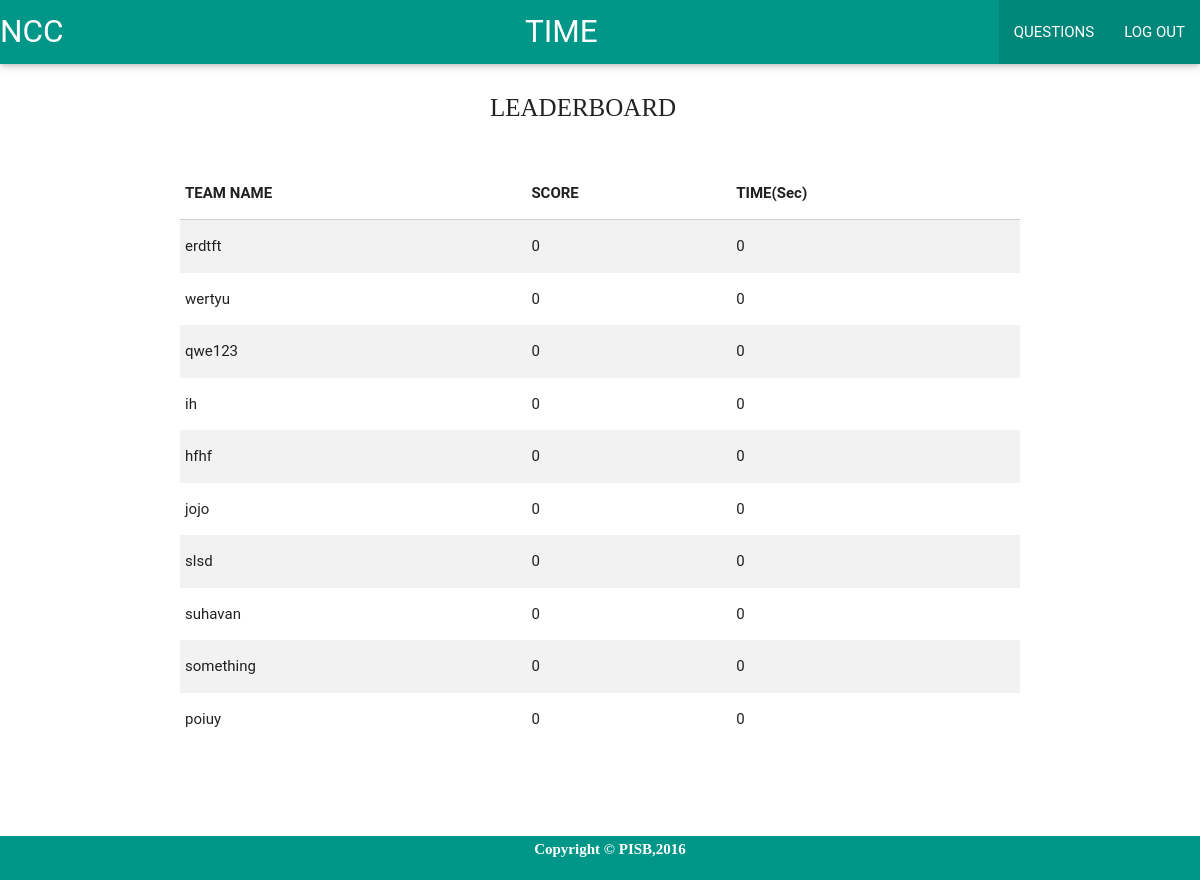
Page /leaderboard/ on the committed database.
### ncc/models.py (models this page shows, shortened)
class UserData(models.Model):
    name1 = models.CharField(max_length=30,blank=False)
    name2 = models.CharField(max_length=30,blank=True)
    score = models.IntegerField(default=0)
    subid = models.IntegerField(default=0)
    start = models.DateTimeField(default=django.utils.timezone.now)
    totaltime = models.IntegerField(default = 0)
    user = models.OneToOneField(User)

### ncc/views.py (the view)
# urls.py: url(r'^leaderboard/$','ncc.views.leaderboard'),
def leaderboard(request):
    board = UserData.objects.all().order_by('-score','totaltime')
    return render (request,'Leaderboard.html',{'object':board})

### ncc/templates/Leaderboard.html (shortened to what this page needs)
<!DOCTYPE html>
<html>
    <head>
    {% load staticfiles %}
      <link type="text/css" rel="stylesheet" href="{% static "css/materialize.min.css" %}" media="screen,projection"/>
 </head>
<div class="navbar-fixed">
  <nav>
    <div class="nav-wrapper #009688 teal white-text">
      <a href="/questionlist" class="brand-logo">NCC</a>
      <div class="time">
      <center><a class="brand-logo" id = "timer">TIME</a></center>
      </div>
      <ul class="right hide-on-med-and-down">
        <li class="active"><a href="/questionlist">QUESTIONS</a></li>
        <li class="active"><a href="/log_out">LOG OUT</a></li>
      </ul>
    </div>
  </nav>
</div>
<div id="lead">
<p style="margin-left:-50px;">LEADERBOARD</p>
</div>
<div class="container">
<div id="tab">
 <table class="striped">
        <thead>
          <tr>
              <th  data-field="name">TEAM NAME</th>
              <th data-field="price">SCORE</th>
              <th data-field="price">TIME(Sec)</th>
          </tr>
        </thead>
        <tbody>
           {% for i in object %}
          <tr>
            <td>{{i.user.username}}</td>
            <td>{{i.score}}</td>
            <td>{{i.totaltime}}</td>
          </tr>
	{% endfor %}
        </tbody>
      </table>
      </div>
</div>
<br><b><br><br><br><br>
  <footer>
  <br>
      <div class="footer1">
   <center style="color:white">Copyright &#169; PISB,2016</center>
  </div>
</footer>
 </html>
      </body>
 </html>

### ncc/templates/Leaderboard.html (style rules this page uses)
nav ul li a { color: white; }
#tab { margin-top: 40px; margin-bottom: 0px; margin-left: 0px; margin-right: 0px; }
#lead { font-size: 25px; font-family:serif; margin-bottom: 10px; margin-left: 45%; }
.time { margin-left: -150px; }
.footer1 { position:fixed; bottom:0; padding-top: 2px; padding-left: 70px; padding-right: 50px; width:100%; height: 5%; background:#009688 ; font-family: myFirstFont; }

### rows in the picture
UserData: user.username "erdtft", score "0", totaltime "0"
UserData: user.username "wertyu", score "0", totaltime "0"
UserData: user.username "qwe123", score "0", totaltime "0"
UserData: user.username "ih", score "0", totaltime "0"
UserData: user.username "hfhf", score "0", totaltime "0"
UserData: user.username "jojo", score "0", totaltime "0"
UserData: user.username "slsd", score "0", totaltime "0"
UserData: user.username "suhavan", score "0", totaltime "0"
UserData: user.username "something", score "0", totaltime "0"
UserData: user.username "poiuy", score "0", totaltime "0"
